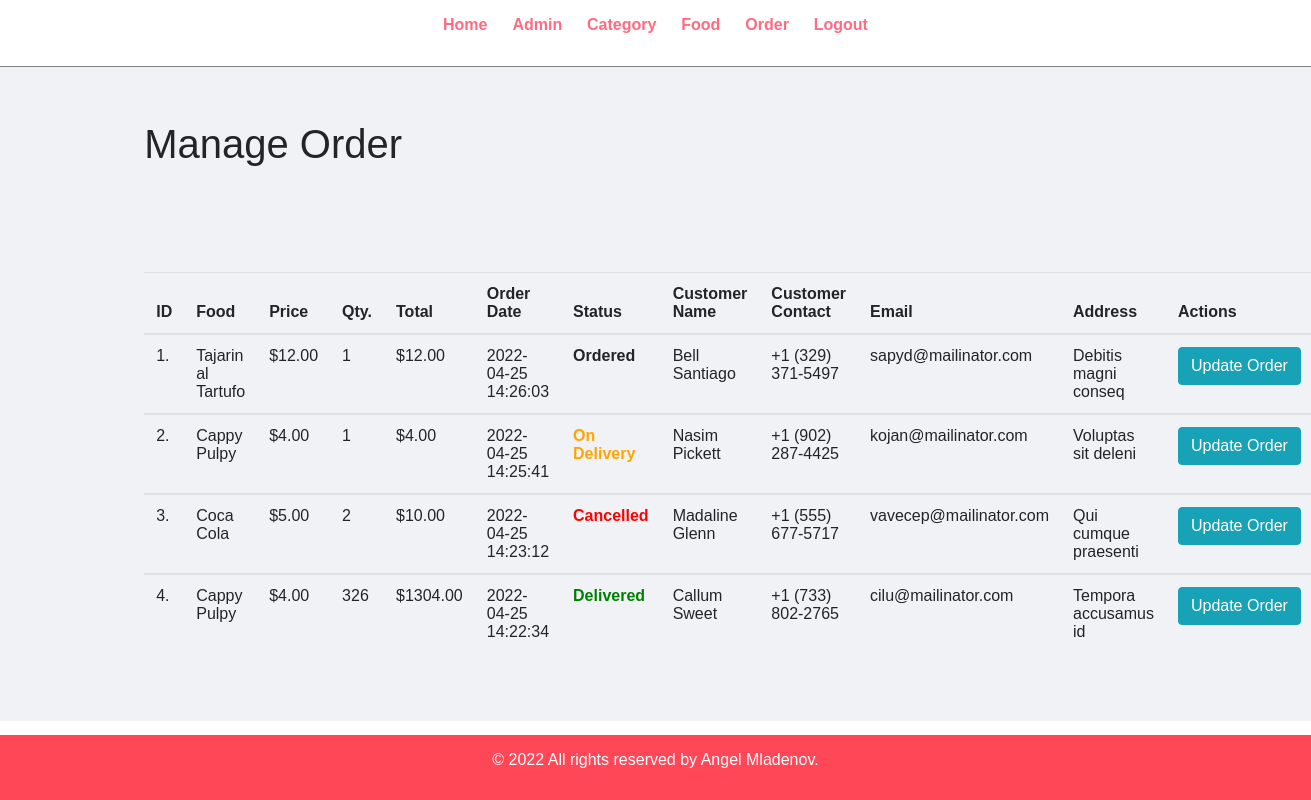
/admin/manage-order.php (signed in), run on the app's committed database.
### tables this page shows
CREATE TABLE IF NOT EXISTS `tbl_order` (
  `id` int(10) UNSIGNED NOT NULL AUTO_INCREMENT,
  `food` varchar(150) NOT NULL,
  `price` decimal(10,2) NOT NULL,
  `qty` int(11) NOT NULL,
  `total` decimal(10,2) NOT NULL,
  `order_date` datetime NOT NULL,
  `status` varchar(50) NOT NULL,
  `customer_name` varchar(50) NOT NULL,
  `customer_contact` varchar(20) NOT NULL,
  `customer_email` varchar(150) NOT NULL,
  `customer_address` varchar(255) NOT NULL,
  PRIMARY KEY (`id`)
);

### admin/manage-order.php (the view, shortened to what this page needs)
<?php include('partials/menu.php'); ?>
<div class="main-content">
    <div class="wrapper">
        <h1>Manage Order</h1>
        <br>
        <br>
        <br>
        <br>
        <table class="table tbl-full">
            <thead>
            <tr >
                <th>ID</th>
                <th>Food</th>
                <th>Price</th>
                <th>Qty.</th>
                <th>Total</th>
                <th>Order Date</th>
                <th>Status</th>
                <th>Customer Name</th>
                <th>Customer Contact</th>
                <th>Email</th>
                <th>Address</th>
                <th>Actions</th>
            </tr>
            </thead>
            <?php
                $sql = "SELECT * FROM tbl_order ORDER BY id DESC";
            $res = mysqli_query($conn, $sql);
            $count = mysqli_num_rows($res);
            $sn = 1;
            if ($count > 0) {
                while ($row = mysqli_fetch_assoc($res)) {
                    $id = $row['id'];
                    $food = $row[ 'food'];
                    $price = $row['price'];
                    $qty = $row['qty'];
                    $total = $row['total'];
                    $order_date = $row['order_date'];
                    $status = $row['status'];
                    $customer_name =$row['customer_name'];
                    $customer_contact =$row['customer_contact'];
                    $customer_email =$row['customer_email'];
                    $customer_address = $row['customer_address'];
                    ?>
                        <tbody>
                        <tr>
                            <td><?php echo $sn++;?>. </td>
                            <td><?php echo $food;?></td>
                            <td>$<?php echo $price;?></td>
                            <td><?php echo $qty;?></td>
                            <td>$<?php echo $total;?></td>
                            <td><?php echo $order_date;?></td>
                            <td>
                                <?php
                                if ($status == "Ordered") {
                                    echo "<b style=''>$status</b>";
                                }else if($status == "On Delivery") {
                                    echo "<b style='color: orange;'>$status</b>";
                                }else if($status == "Delivered") {
                                    echo "<b style='color:green;'>$status</b>";
                                }else if($status == "Cancelled") {
                                    echo "<b style='color: red'>$status</b>";
                                }
                                ?>
                            </td>
                            <td><?php echo $customer_name;?></td>
                            <td><?php echo $customer_contact;?></td>
                            <td><?php echo $customer_email;?></td>
                            <td><?php echo $customer_address;?></td>
                            <td>
                                <a href="<?php echo SITEURL;?>admin/update-order.php?id=<?php  echo $id;?>"
                                   class="btn btn-info">Update Order</a>
                            </td>
                        </tr>
                    <?php
                }
            }else{
                echo "<tr><td class='error' colspan='12'>Orders Not Available.</td></tr>";
            }
            ?>
                        </tbody>
        </table>
    </div>
</div>
<?php include('partials/footer.php'); ?>

### css/admin.css (style rules this page uses)
* { margin: 0; padding: 0; font-family: Arial, Helvetica, sans-serif; }
.wrapper { padding: 1%; width: 80%; margin: 0 auto; }
.tbl-full { width: 100%; }
table tr th { border-bottom: 1px solid black; padding: 1%; text-align: left; }
table tr td { padding: 1%; }
.main-content { background-color: #f1f2f6; padding: 3% 0; }

### data on the page
tbl_order: food "Tajarin al Tartufo", price "12.00", qty "1", total "12.00", order_date "2022-04-25 14:26:03", status "Ordered", customer_name "Bell Santiago", customer_contact "+1 (329) 371-5497", customer_email "sapyd@mailinator.com", customer_address "Debitis magni conseq"
tbl_order: food "Cappy Pulpy", price "4.00", qty "1", total "4.00", order_date "2022-04-25 14:25:41", status "On Delivery", customer_name "Nasim Pickett", customer_contact "+1 (902) 287-4425", customer_email "kojan@mailinator.com", customer_address "Voluptas sit deleni"
tbl_order: food "Coca Cola", price "5.00", qty "2", total "10.00", order_date "2022-04-25 14:23:12", status "Cancelled", customer_name "Madaline Glenn", customer_contact "+1 (555) 677-5717", customer_email "vavecep@mailinator.com", customer_address "Qui cumque praesenti"
tbl_order: food "Cappy Pulpy", price "4.00", qty "326", total "1304.00", order_date "2022-04-25 14:22:34", status "Delivered", customer_name "Callum Sweet", customer_contact "+1 (733) 802-2765", customer_email "cilu@mailinator.com", customer_address "Tempora accusamus id"
